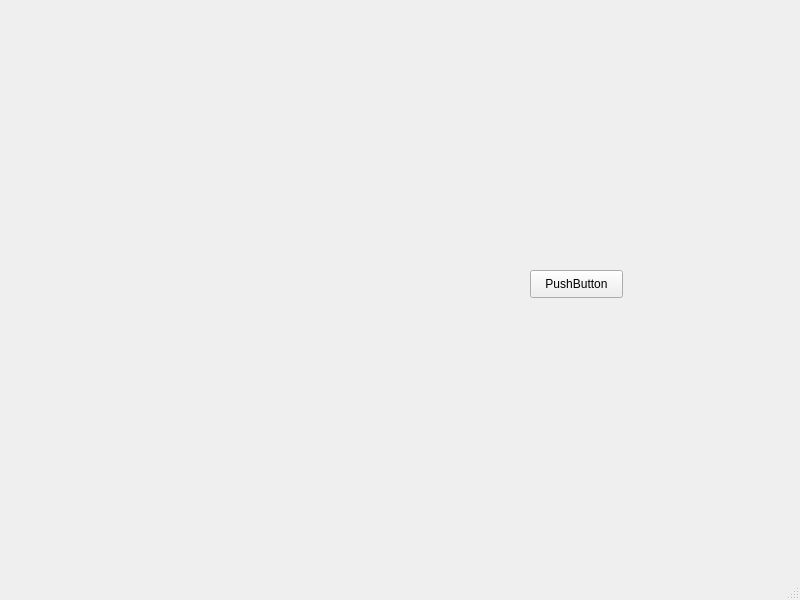
<?xml version="1.0" encoding="UTF-8"?>
<ui version="4.0">
 <class>MainWindow</class>
 <widget class="QMainWindow" name="MainWindow">
  <property name="geometry">
   <rect>
    <x>0</x>
    <y>0</y>
    <width>800</width>
    <height>600</height>
   </rect>
  </property>
  <property name="windowTitle">
   <string>MainWindow</string>
  </property>
  <widget class="QWidget" name="centralwidget">
   <widget class="QPushButton" name="pushButton">
    <property name="geometry">
     <rect>
      <x>530</x>
      <y>270</y>
      <width>93</width>
      <height>28</height>
     </rect>
    </property>
    <property name="text">
     <string>PushButton</string>
    </property>
   </widget>
  </widget>
  <widget class="QMenuBar" name="menubar">
   <property name="geometry">
    <rect>
     <x>0</x>
     <y>0</y>
     <width>800</width>
     <height>26</height>
    </rect>
   </property>
  </widget>
  <widget class="QStatusBar" name="statusbar"/>
 </widget>
 <resources/>
 <connections>
  <connection>
   <sender>pushButton</sender>
   <signal>clicked()</signal>
   <receiver>MainWindow</receiver>
   <slot>close()</slot>
   <hints>
    <hint type="sourcelabel">
     <x>576</x>
     <y>309</y>
    </hint>
    <hint type="destinationlabel">
     <x>445</x>
     <y>316</y>
    </hint>
   </hints>
  </connection>
 </connections>
</ui>
